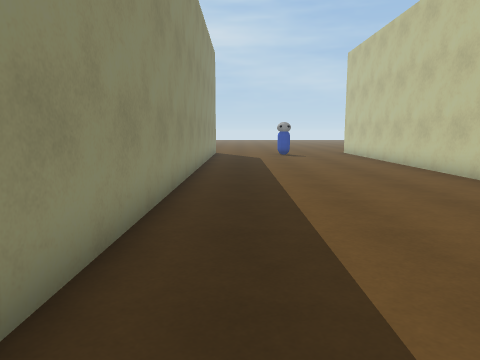
view 1 (above)

15 first-person views from a walk through a scene from a Unity 3-D project. The camera is 1.3 m above the floor, tilts 8° down and sees 70° across. The floor is counted in squares, 1 m on a side. Each view is taken from the middle of a square. On the plan, view 1 faces up. The plan holds only what a view shows up to about 15 squares ahead; the rest is blank. The place goes on beyond the plan. Door leaves are left out, so doorways stand open. Surface patterns are stand-ins for the level's own textures.

view 2
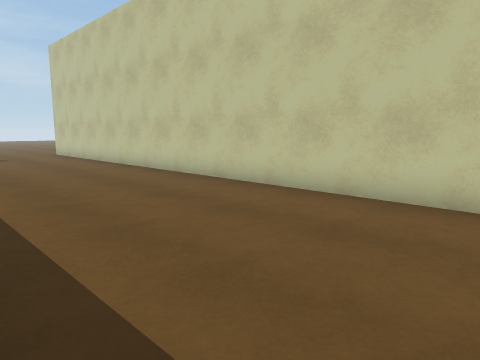

view 3
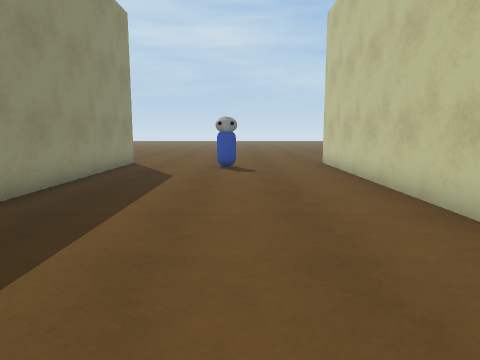

view 4
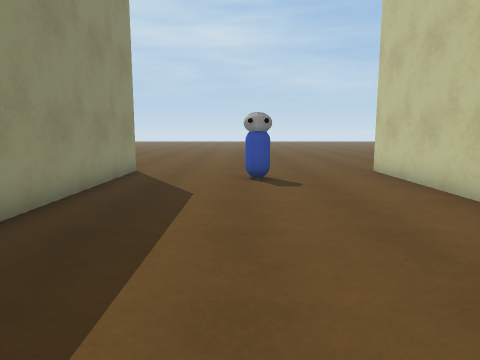

view 5
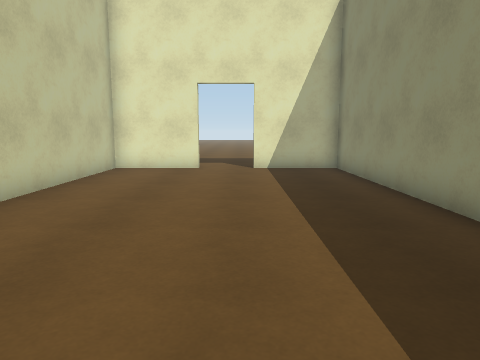

view 6
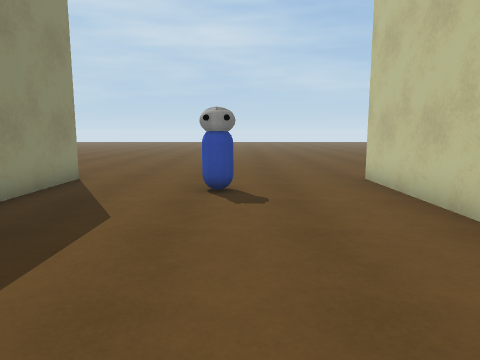

view 7
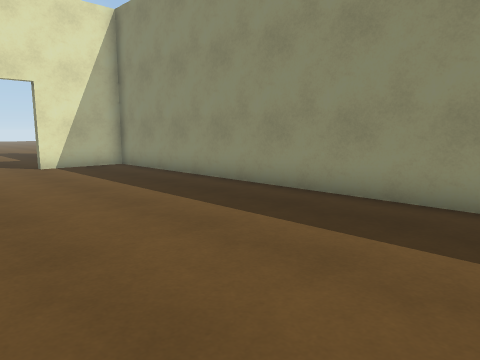

view 8
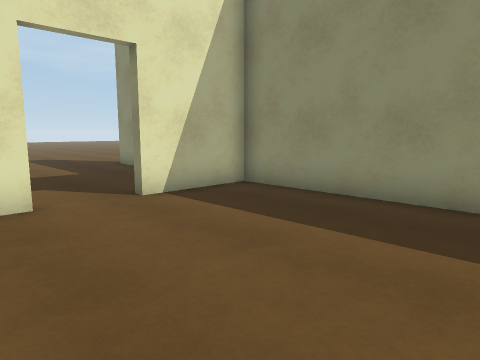

view 9
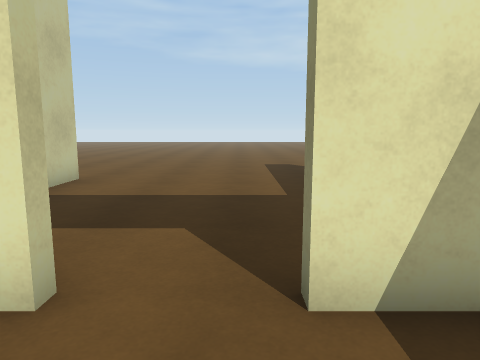

view 10
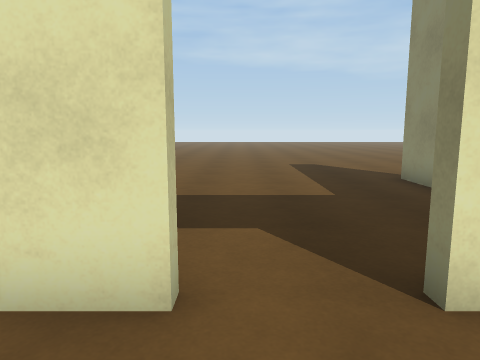

view 11
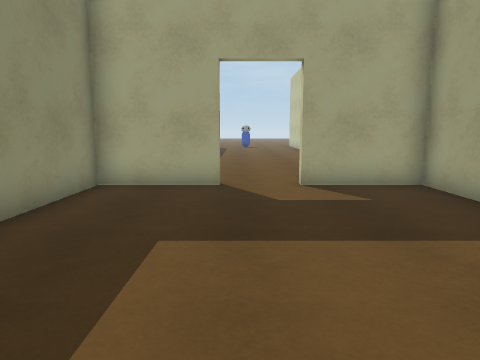

view 12
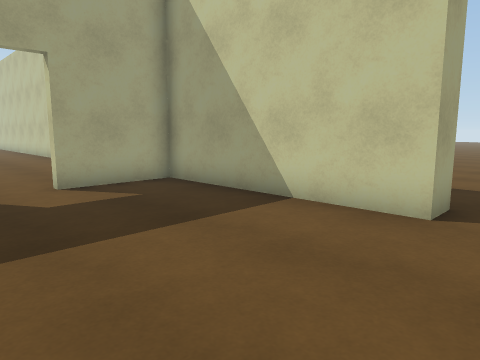

view 13
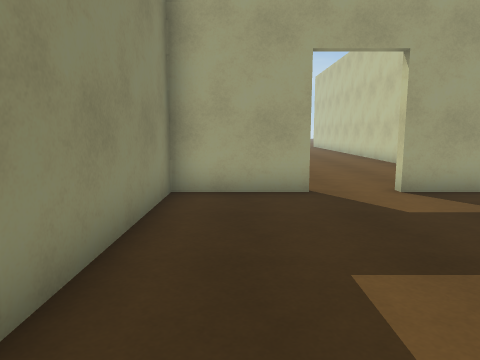

view 14
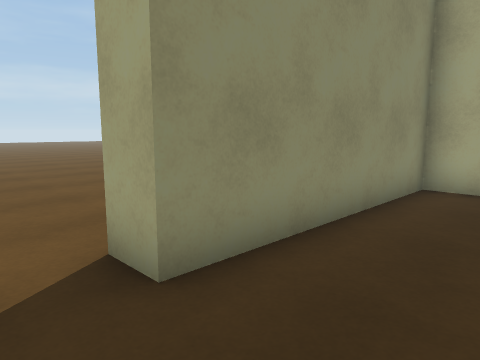

view 15
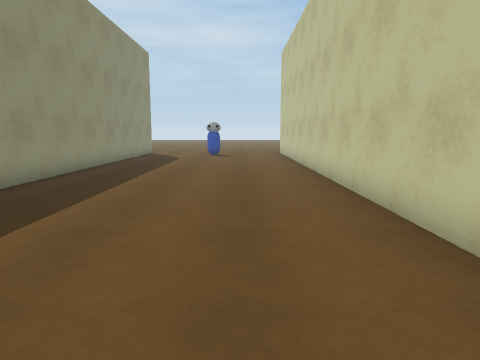

### Floor plan
Points are (right, up) in squares from view 1. A wall is a line through its corners. A room is listed if a view was taken in it or the views show most of it. See-through windows are left out.
Room 1 (views 1, 2, 3, 4, 5, 6, 7, 8, 9, 10, 15)
walls: (-1.5, 21.5) (-1.5, -1.3) (1.5, -1.3); (3.5, -1.3) (6.5, -1.3) (6.5, 21.5)
ways out: open door at (2.5, -1.5) to room 2; opening at (-2, 22.5); opening at (7, 22.5)
objects: other object (2, 19) to (3, 20)
Room 2 (views 11, 12, 13, 14)
walls: (6.5, -8.5) (6.5, -1.7) (3.5, -1.7); (1.5, -1.7) (-1.5, -1.7) (-1.5, -8.5) (-2.5, -8.5)
ways out: open door at (2.5, -1.5) to room 1; opening at (-2, -9.5); opening at (7, -9.5)

Where each view was taken, in squares from view 1:
view 1: 0 up, 0 right, facing up
view 2: 0 up, 0 right, facing up-right
view 3: 7 up, 3 right, facing up
view 4: 10 up, 2 right, facing up
view 5: 11 up, 2 right, facing down
view 6: 12 up, 3 right, facing up
view 7: 12 up, 5 right, facing down-left
view 8: 5 up, 5 right, facing down-left
view 9: 1 up, 2 right, facing down
view 10: 1 up, 3 right, facing down
view 11: 10 down, 2 right, facing up
view 12: 10 down, 1 right, facing up-right
view 13: 9 down, 0 right, facing up
view 14: 10 down, 1 right, facing up-left
view 15: 0 up, 4 right, facing up
